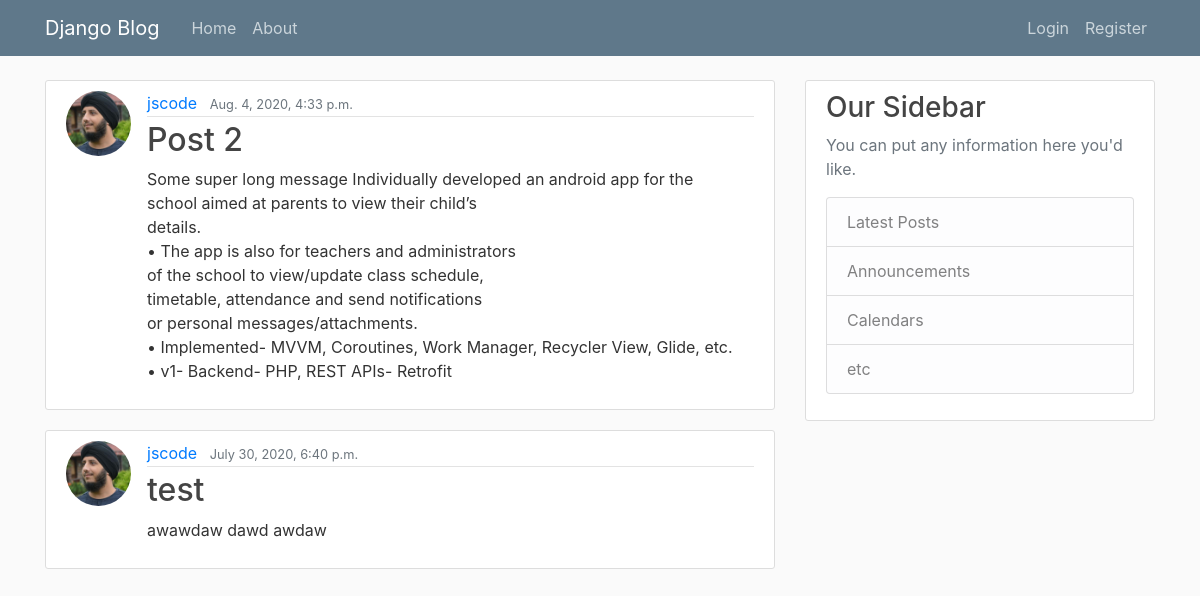
Before: / with the older database file.
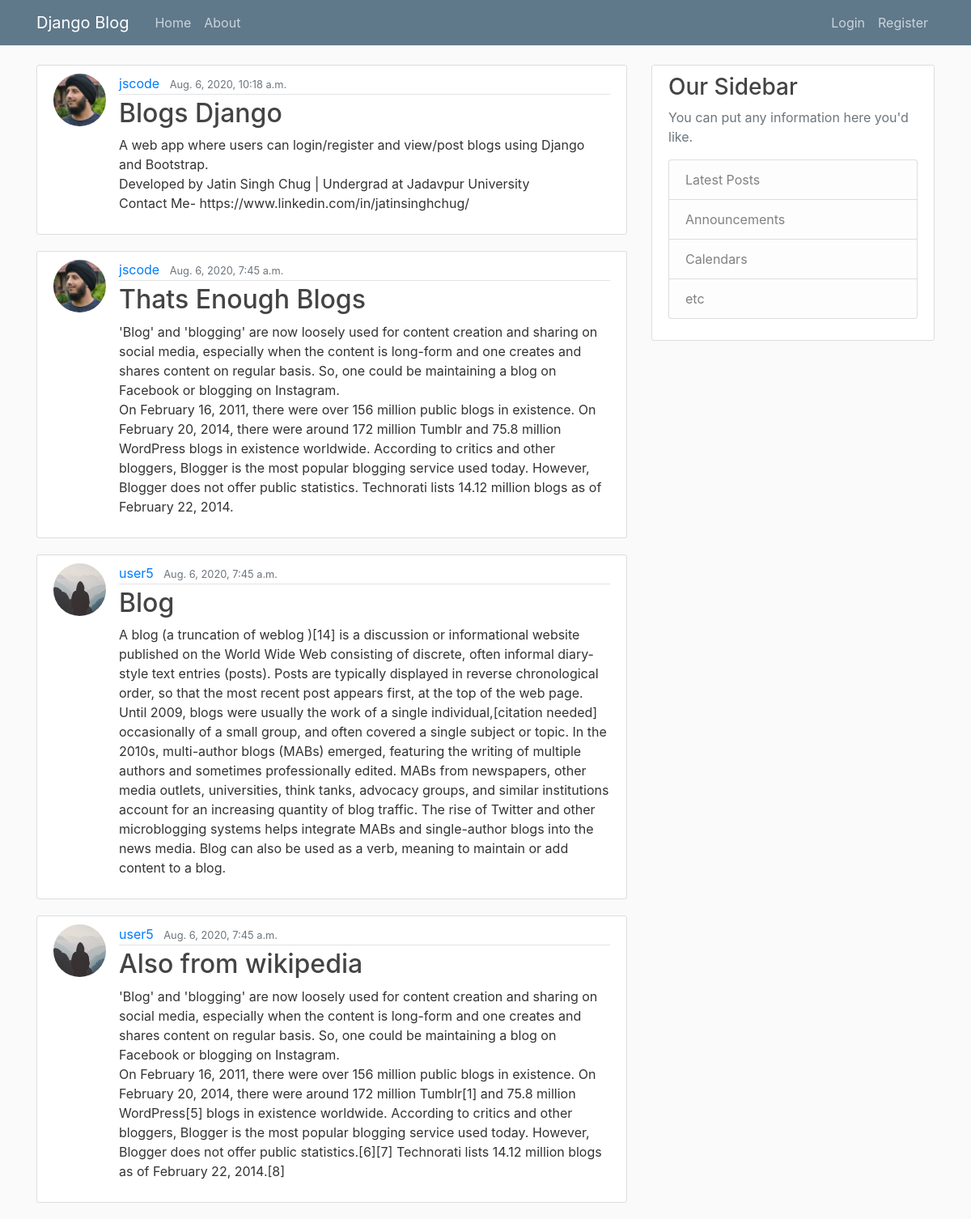
After: the same page with the newer database file.
### blogs/models.py (models this page shows, shortened)
class Post(models.Model):
    title = models.CharField(max_length=32)
    content = models.TextField()
    date_posted = models.DateTimeField(default=timezone.now)
    author = models.ForeignKey(User, on_delete= models.CASCADE)

### users/models.py (models this page shows, shortened)
class Profile(models.Model):
    user = models.OneToOneField(User,on_delete=models.CASCADE)
    image = models.ImageField(default='default.jpg',upload_to='profile_pics')

### blogs/views.py (the view)
# urls.py: path('',views.PostListView.as_view(),name="blog-home"),
class PostListView(ListView):
    model=Post
    template_name='blogs/home.html'
    context_object_name='posts'
    ordering=['-date_posted']
    paginate_by = 4

### templates/blogs/home.html
{% extends "base.html" %}
{% block content %}
{% for post in posts %}
<article class="media content-section">
    <img class="rounded-circle article-img" src="{{ post.author.profile.image.url }}">
    <div class="media-body">
        <div class="article-metadata">
            <a class="mr-2" href="#">{{ post.author }}</a>
            <small class="text-muted">{{ post.date_posted }}</small>
        </div>
        <h2><a class="article-title" href="{% url 'post-detail' post.id %}">{{ post.title }}</a></h2>
        <p class="article-content">{{ post.content }}</p>
    </div>
</article>
{% endfor %}
{% endblock content %}

### templates/base.html (shortened to what this page needs)
{% load static %}
<!DOCTYPE html>
<html lang="en">
<head>
    <link rel="stylesheet" href="https://maxcdn.bootstrapcdn.com/bootstrap/4.0.0/css/bootstrap.min.css"
>
    <link rel="stylesheet" type= "text/css" href="{% static 'main.css' %}" >
</head>
<body>
    <header class="site-header">
        <nav class="navbar navbar-expand-md navbar-dark bg-steel fixed-top">
            <div class="container">
                <a class="navbar-brand mr-4" href="{% url 'blog-home' %}">Django Blog</a>
                <div class="collapse navbar-collapse" id="navbarToggle">
                    <div class="navbar-nav mr-auto">
                        <a class="nav-item nav-link" href="{% url 'blog-home' %}">Home</a>
                        <a class="nav-item nav-link" href="{% url 'blog-about' %}">About</a>
                    </div>
                    <div class="navbar-nav">
                    {% if user.is_authenticated %}
                        <a class="nav-item nav-link" href="{% url 'post-create' %}">New Post</a>
                        <a class="nav-item nav-link" href="{% url 'profile' %}">Profile</a>
                        <a class="nav-item nav-link" href="{% url 'logout' %}">Logout</a>
                    {% else %}
                        <a class="nav-item nav-link" href="{% url 'login' %}">Login</a>
                        <a class="nav-item nav-link" href="{% url 'register' %}">Register</a>
                    {% endif %}
                    </div>
                </div>
            </div>
        </nav>
    </header>
    <main role="main" class="container">
        <div class="row">
            <div class="col-md-8">
                {% block content %}{% endblock content %}
            </div>
            <div class="col-md-4">
                <div class="content-section">
                    <h3>Our Sidebar</h3>
                    <p class='text-muted'>You can put any information here you'd like.
                    <ul class="list-group">
                        <li class="list-group-item list-group-item-light">Latest Posts</li>
                        <li class="list-group-item list-group-item-light">Announcements</li>
                        <li class="list-group-item list-group-item-light">Calendars</li>
                        <li class="list-group-item list-group-item-light">etc</li>
                    </ul>
                    </p>
                </div>
            </div>
        </div>
    </main>
</body>
</html>

### blogs/static/main.css (style rules this page uses)
body { background: #fafafa; color: #333333; margin-top: 5rem; }
h1, h2, h3, h4, h5, h6 { color: #444444; }
ul { margin: 0; }
.bg-steel { background-color: #5f788a; }
.site-header .navbar-nav .nav-link { color: #cbd5db; }
.content-section { background: #ffffff; padding: 10px 20px; border: 1px solid #dddddd; border-radius: 3px; margin-bottom: 20px; }
.article-title { color: #444444; }
.article-content { white-space: pre-line; }
.article-img { height: 65px; width: 65px; margin-right: 16px; }
.article-metadata { padding-bottom: 1px; margin-bottom: 4px; border-bottom: 1px solid #e3e3e3 }

Changed rows visible on the page:
removed Post: author.profile.image (picture), author "jscode", date_posted "Aug. 4, 2020, 4:33 p.m.", title "Post 2", content "Some super long message Individually developed an android app for the school aimed at parents to view their child’s details. • The app is also for teachers and administrators of the school to view/update class schedule, timetable, attendance and send notifications or personal messages/attachments. • Implemented- MVVM, Coroutines, Work Manager, Recycler View, Glide, etc. • v1- Backend- PHP, REST APIs- Retrofit"
removed Post: author.profile.image (picture), author "jscode", date_posted "July 30, 2020, 6:40 p.m.", title "test", content "awawdaw dawd awdaw"
added Post: author.profile.image (picture), author "jscode", date_posted "Aug. 6, 2020, 10:18 a.m.", title "Blogs Django", content "A web app where users can login/register and view/post blogs using Django and Bootstrap. Developed by Jatin Singh Chug | Undergrad at Jadavpur University Contact Me- https://www.linkedin.com/in/jatinsinghchug/"
added Post: author.profile.image (picture), author "jscode", date_posted "Aug. 6, 2020, 7:45 a.m.", title "Thats Enough Blogs", content "'Blog' and 'blogging' are now loosely used for content creation and sharing on social media, especially when the content is long-form and one creates and shares content on regular basis. So, one could be maintaining a blog on Facebook or blogging on Instagram. On February 16, 2011, there were over 156 million public blogs in existence. On February 20, 2014, there were around 172 million Tumblr and 75.8 million WordPress blogs in existence worldwide. According to critics and other bloggers, Blogger is the most popular blogging service used today. However, Blogger does not offer public statistics. Technorati lists 14.12 million blogs as of February 22, 2014."
added Post: author.profile.image (placeholder picture), author "user5", date_posted "Aug. 6, 2020, 7:45 a.m.", title "Blog", content "A blog (a truncation of weblog )[14] is a discussion or informational website published on the World Wide Web consisting of discrete, often informal diary-style text entries (posts). Posts are typically displayed in reverse chronological order, so that the most recent post appears first, at the top of the web page. Until 2009, blogs were usually the work of a single individual,[citation needed] occasionally of a small group, and often covered a single subject or topic. In the 2010s, multi-author blogs (MABs) emerged, featuring the writing of multiple authors and sometimes professionally edited. MABs from newspapers, other media outlets, universities, think tanks, advocacy groups, and…"
added Post: author.profile.image (placeholder picture), author "user5", date_posted "Aug. 6, 2020, 7:45 a.m.", title "Also from wikipedia", content "'Blog' and 'blogging' are now loosely used for content creation and sharing on social media, especially when the content is long-form and one creates and shares content on regular basis. So, one could be maintaining a blog on Facebook or blogging on Instagram. On February 16, 2011, there were over 156 million public blogs in existence. On February 20, 2014, there were around 172 million Tumblr[1] and 75.8 million WordPress[5] blogs in existence worldwide. According to critics and other bloggers, Blogger is the most popular blogging service used today. However, Blogger does not offer public statistics.[6][7] Technorati lists 14.12 million blogs as of February 22, 2014.[8]"
